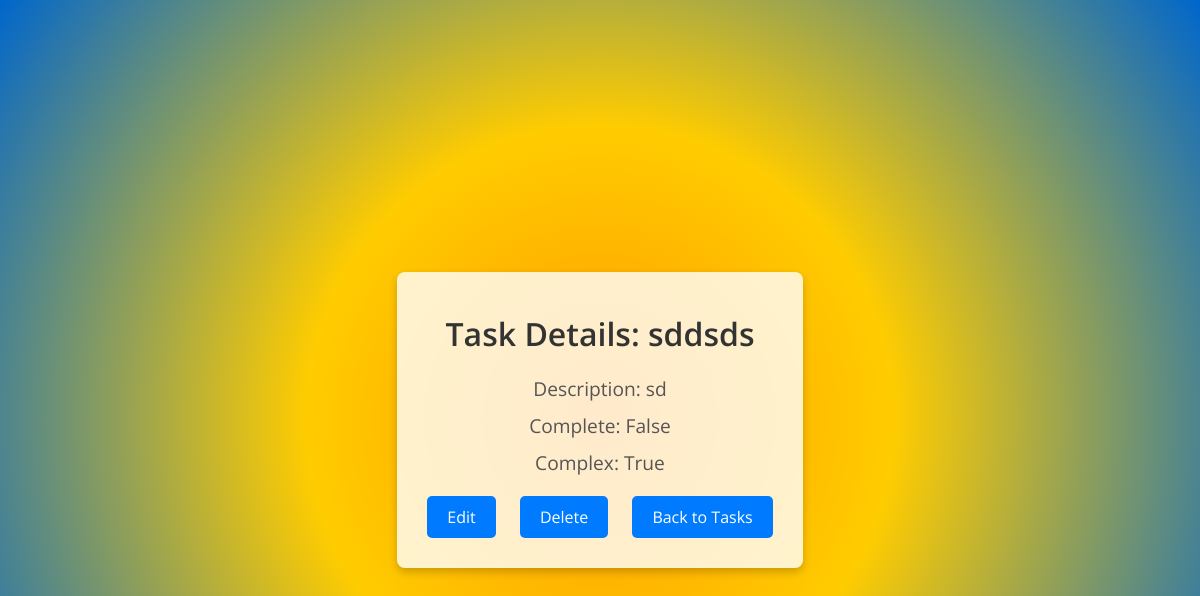
Page /task/8/ (signed in) on the earlier database version.
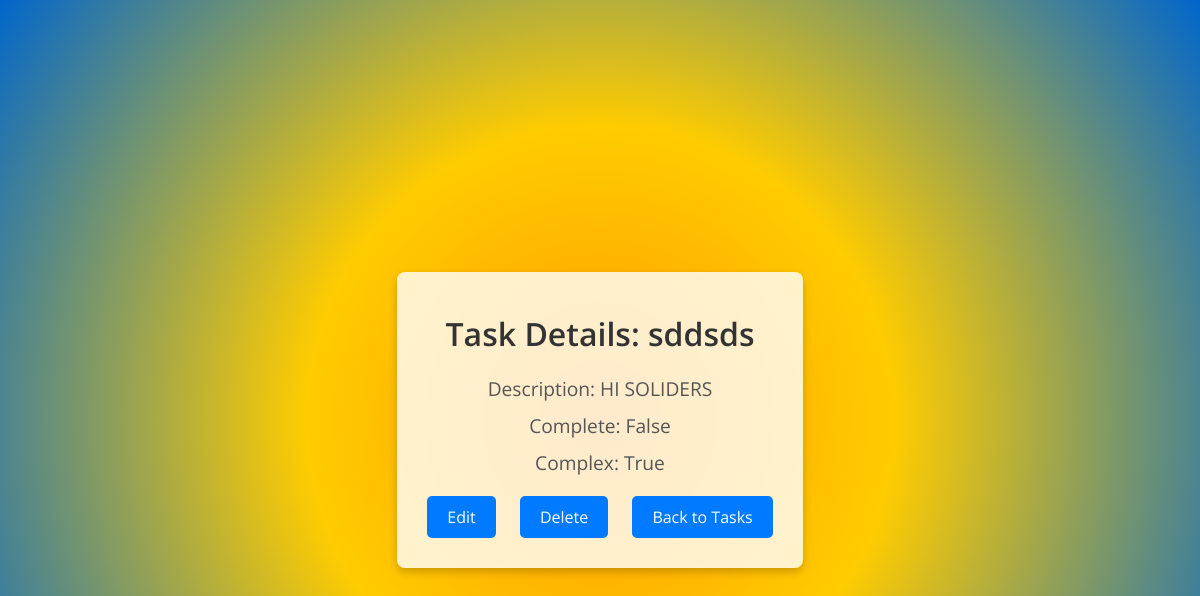
Same page on the later database version.
### base/models.py (models this page shows, shortened)
class Task(models.Model):
    user = models.ForeignKey(User, on_delete=models.SET_NULL, null=True, blank=True)
    title = models.CharField(max_length=200, null=True, blank=True)
    description = models.TextField(null=True, blank=True)
    complete = models.BooleanField(default=False)
    created = models.DateTimeField(auto_now_add=True)
    complex = models.BooleanField(default=False)
    class Meta:
        ordering = ['complete']

### base/views.py (the view)
# urls.py: path('task/<int:pk>/', TaskDetail.as_view(), name='task-detail'),
class TaskDetail(LoginRequiredMixin,DetailView):
    model = Task
    context_object_name = 'task'
    success_url = reverse_lazy('task-list')
    template_name = 'base/task.html'

### base/templates/base/task.html (shortened to what this page needs)
<!DOCTYPE html>
<html lang="en">
<head>
</head>
<body>
    <div class="container">
        <h1>Task Details: {{ task.title }}</h1>
        <p>Description: {{ task.description }}</p>
        <p>Complete: {{ task.complete }}</p>
        <p>Complex: {{ task.complex }}</p>
        <div class="task-actions">
            <a href="{% url 'task-update' task.id %}">Edit</a>
            <a href="{% url 'task-delete' task.id %}">Delete</a>
            <a href="/">Back to Tasks</a>
        </div>
    </div>
</body>
</html>

Differences in the rows shown:
changed Task "sddsds": description "sd" → "HI SOLIDERS"
